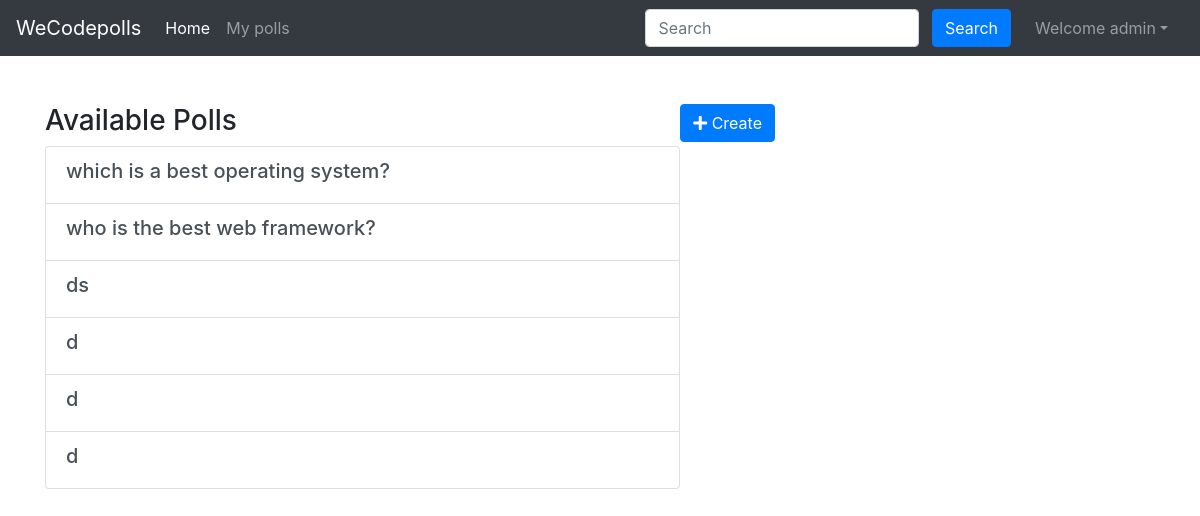
The app's page / (signed in) with its own data.
### polls/models.py (models this page shows, shortened)
class Pollsquestions(models.Model):
    category=models.CharField(max_length=50)
    question=models.CharField(max_length=100)
    option_1=models.CharField(max_length=50,)
    option_2=models.CharField(max_length=50,)
    option_3=models.CharField(max_length=50,)
    option_4=models.CharField(max_length=50,)
    count_opt_1=models.IntegerField(default=0)
    count_opt_2=models.IntegerField(default=0)
    count_opt_3=models.IntegerField(default=0)
    count_opt_4=models.IntegerField(default=0)
    created_by=models.ForeignKey(User,  on_delete=models.CASCADE)
    pub_date = models.DateTimeField(default=timezone.now)

### polls/views.py (the view)
# urls.py: path('',views.index,name='index' ),
def index(request):
    if  request.user.is_authenticated:
        polls = Pollsquestions.objects.all()
        context = {
        'polls' : polls
     }
        return render(request,'index.html',context)
    else:
        return render(request,'login_register.html')

### templates/index.html (shortened to what this page needs)
{% extends 'base.html' %}
{% block homeactive %} active {% endblock homeactive %}
{% block body%}
<div class="container">
<div class="row my-5">
    <div class="col-lg-8 col-lg-offset-2">
        <div class="panel panel-default">
            <a class="btn btn-primary mb-3 float-right" href="{% url 'createpoll'%}" role="button"><i class="fas fa-plus"> </i> Create </a>
            <div class="panel-heading">
                <h3 class="panel-title">Available Polls</h3>
            <div class="list-group">
                {% for poll in polls %}
                <a href="{%url 'vote' poll.id %} " class="list-group-item list-group-item-action">
                    <h5>{{poll.question}}</h5></a>
               {% endfor %}
            </div>
        </div>
    </div>
</div>
</div>
{%endblock body%}

### templates/base.html (shortened to what this page needs)
<!doctype html>
<html lang="en">
  <head>
  <link rel="stylesheet" href="https://stackpath.bootstrapcdn.com/bootstrap/4.5.2/css/bootstrap.min.css">
  <link rel="stylesheet" href="https://use.fontawesome.com/releases/v5.6.3/css/all.css"
>
  </head>
  <body>
    <nav class="navbar navbar-expand-lg navbar-dark bg-dark">
        <a class="navbar-brand" href="/">WeCodepolls</a>
        {% if user.is_authenticated %}
        <div class="collapse navbar-collapse" id="navbarSupportedContent">
          <ul class="navbar-nav mr-auto">
            <li class="nav-item {% block homeactive %}  {% endblock homeactive %}">
              <a class="nav-link" href="/">Home <span class="sr-only">(current)</span></a>
            </li>
            <li class="nav-item {% block myactive %}  {% endblock myactive %}">
              <a class="nav-link" href="{%url 'mypolls'%}">My polls <span class="sr-only">(current)</span></a>
            </li>
            {% endif %}
          </ul>
          <div class="ml-auto form-inline ">
          <form method="get" action="/search"class="my-2 my-lg-0 mx-3">
            <input class="form-control mr-sm-2" type="search" placeholder="Search" aria-label="Search" name="query" id="query">
            <button class="btn btn-primary my-2 my-sm-0 " type="submit">Search</button>
          </form>
{% if user.is_authenticated %}
<ul class="navbar-nav mr-2">
<li class="nav-item dropdown">
<a class="nav-link dropdown-toggle" href='#' id="navbarDropdown" role="button" data-toggle="dropdown"> Welcome {{request.user}}</a>
      </li>
      </ul>
      </div>
{% endif %}
        </div>
      </nav>
      {% block body %}  {% endblock body %}
  </body>
</html>

### records on screen
Pollsquestions: question "which is a best operating system?"
Pollsquestions: question "who is the best web framework?"
Pollsquestions: question "ds"
Pollsquestions: question "d"
Pollsquestions: question "d"
Pollsquestions: question "d"

### other values on screen
{{ request.user }} "admin"
